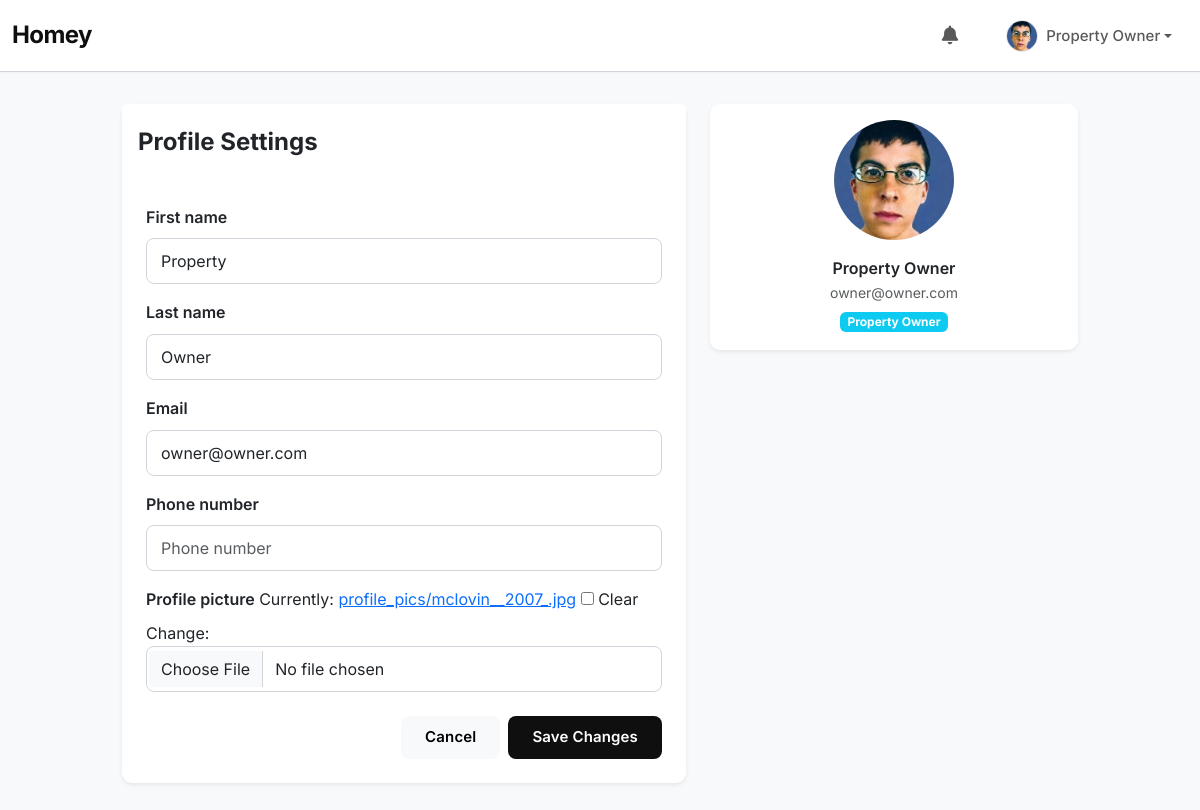
/account/profile/ (signed in), run on the app's committed database.
### accounts/models.py (models this page shows, shortened)
class User(AbstractUser):
    ROLE_CHOICES = (
        ('admin', 'Admin'),
        ('owner', 'Property Owner'),
        ('manager', 'Property Manager'),
        ('tenant', 'Tenant'),
    )
    email = models.EmailField(unique=True)
    first_name = models.CharField(max_length=150)
    last_name = models.CharField(max_length=150)
    role = models.CharField(max_length=20, choices=ROLE_CHOICES, default='tenant')
    phone_number = models.CharField(max_length=15, blank=True, null=True)
    profile_picture = models.ImageField(upload_to='profile_pics/', blank=True, null=True)
    USERNAME_FIELD = "email"
    objects = UserManager()
    REQUIRED_FIELDS = ["first_name", "last_name", "role"]
    class Meta:
        ordering = ["email"]
        verbose_name = "User"
        verbose_name_plural = "Users"
    @property
    def get_full_name(self):
        return f"{self.first_name} {self.last_name}"

### accounts/views.py (the view)
# urls.py: path('profile/', views.profile_update, name='profile_update'),
@login_required
def profile_update(request):
    user = request.user
    if request.method == "POST":
        form = UserProfileUpdateForm(request.POST, request.FILES, instance=user)
        if form.is_valid():
            form.save()
            messages.success(request, "Profile updated successfully.")
            return redirect("profile_update")
    else:
        form = UserProfileUpdateForm(instance=user)
    return render(request, "accounts/profile_update.html", {"form": form})

### accounts/forms.py
class UserProfileUpdateForm(forms.ModelForm):
    first_name = forms.CharField(
        required=True,
        widget=forms.TextInput(attrs={"class": "form-control", "placeholder": "First name"})
    )
    last_name = forms.CharField(
        required=True,
        widget=forms.TextInput(attrs={"class": "form-control", "placeholder": "Last name"})
    )
    email = forms.EmailField(
        required=True,
        widget=forms.EmailInput(attrs={"class": "form-control", "placeholder": "Email address"})
    )
    phone_number = forms.CharField(
        required=False,
        widget=forms.TextInput(attrs={"class": "form-control", "placeholder": "Phone number"})
    )
    profile_picture = forms.ImageField(
        required=False,
        widget=forms.ClearableFileInput(attrs={"class": "form-control"})
    )
    class Meta:
        model = User
        fields = ["first_name", "last_name", "email", "phone_number", "profile_picture"]

### notifications/context_processors.py (called while the page is built)
def notifications(request):
    if request.user.is_authenticated:
        cache_key = f"notifications:summary:{request.user.id}"
        data = cache.get(cache_key)
        if data is None:
            unread_count = Notification.objects.filter(user=request.user, is_read=False).count()
            recent_notifications = list(
                Notification.objects.filter(user=request.user).order_by("-created_at")[:5]
            )
            data = {
                "unread_notifications_count": unread_count,
                "recent_notifications": recent_notifications,
            }
            cache.set(cache_key, data, 60)
        return {
            "unread_notifications_count": data["unread_notifications_count"],
            "recent_notifications": data["recent_notifications"],
        }
    return {}

### templates/accounts/profile_update.html (shortened to what this page needs)
{% extends 'base.html' %}
{% block content %}
<div class="row justify-content-center">
    <div class="col-md-7 col-lg-6">
        <div class="card border-0 shadow-sm">
            <div class="card-header bg-white border-0 pt-4 pb-3">
                <h4 class="fw-bold">Profile Settings</h4>
            </div>
            <div class="card-body p-4">
                <form method="post" enctype="multipart/form-data">
                    {% for field in form %}
                        <div class="mb-3">
                            <label for="{{ field.id_for_label }}" class="form-label fw-semibold">{{ field.label }}</label>
                            {{ field }}
                        </div>
                    {% endfor %}
                    <div class="d-flex justify-content-end gap-2 mt-4">
                        <a href="{% url 'dashboard' %}" class="btn btn-light">Cancel</a>
                        <button type="submit" class="btn btn-primary">Save Changes</button>
                    </div>
                </form>
            </div>
        </div>
    </div>
    <div class="col-md-4 d-none d-md-block">
        <div class="card border-0 shadow-sm">
            <div class="card-body text-center">
                {% if user.profile_picture %}
                    <img src="{{ user.profile_picture.url }}" class="rounded-circle mb-3" width="120" height="120" alt="{{ user.get_full_name }}" style="object-fit: cover;">
                {% else %}
                    <div class="rounded-circle bg-secondary text-white d-flex justify-content-center align-items-center mx-auto mb-3" style="width: 120px; height: 120px; font-size: 2rem;">
                        {{ user.get_full_name|first|upper }}
                    </div>
                {% endif %}
                <div class="fw-semibold">{{ user.get_full_name }}</div>
                <div class="small text-muted">{{ user.email }}</div>
                <div class="small badge bg-info mt-2">{{ user.get_role_display }}</div>
            </div>
        </div>
    </div>
{% endblock %}

### templates/base.html (shortened to what this page needs)
<!DOCTYPE html>
<html lang="en">
<head>
    <link href="https://cdn.jsdelivr.net/npm/bootstrap@5.3.0/dist/css/bootstrap.min.css" rel="stylesheet">
        <link rel="stylesheet" href="https://cdnjs.cloudflare.com/ajax/libs/font-awesome/6.5.0/css/all.min.css">
</head>
<body>
    <nav class="navbar navbar-expand-md fixed-top">
        <div class="container-fluid">
            <a class="navbar-brand" href="{% url 'dashboard' %}">Homey</a>
            <div class="collapse navbar-collapse" id="navbarCollapse">
                <ul class="navbar-nav ms-auto mb-2 mb-md-0 align-items-md-center">
                    {% if user.is_authenticated %}
                        <li class="nav-item dropdown me-3">
                            <a class="nav-link dropdown-toggle hide-arrow position-relative" href="#" id="navbarDropdownNotifications" role="button" data-bs-toggle="dropdown" aria-expanded="false">
                            </a>
                        </li>
                        <li class="nav-item dropdown">
                            <a class="nav-link dropdown-toggle d-flex align-items-center" href="#" id="navbarDropdownProfile" role="button" data-bs-toggle="dropdown" aria-expanded="false">
                                {% if user.profile_picture %}
                                    <img src="{{ user.profile_picture.url }}" alt="{{ user.get_full_name }}" class="rounded-circle me-2 border" width="32" height="32" style="object-fit: cover;">
                                {% else %}
                                    <div class="rounded-circle bg-secondary text-white d-flex justify-content-center align-items-center me-2" style="width: 32px; height: 32px; font-size: 0.875rem;">
                                        {{ user.get_full_name|first|upper }}
                                    </div>
                                {% endif %}
                                <span class="d-none d-md-inline fw-medium">{{ user.get_full_name }}</span>
                            </a>
                        </li>
                    {% endif %}
                </ul>
            </div>
        </div>
    </nav>
    <main id="main-content" class="main-content">
        {% block content %}{% endblock %}
    </main>
</body>
</html>

### templates/base.html (style rules this page uses)
* { margin: 0; padding: 0; box-sizing: border-box; }
:root { --text-primary: #0f0f0f; --text-secondary: #333333; --text-muted: #6b7280; --bg-primary: #ffffff; --bg-secondary: #f8f9fa; --border: #d1d5db; --hover-bg: #e5e7eb; --active-bg: #cbd5e1; --spacing-xs: 0.5rem; --spacing-sm: 1rem; --spacing-md: 1.5rem; --spacing-lg: 2rem; --font-family: 'Inter', system-ui, -apple-system, sans-serif; --font-size-base: 16px; --line-height-base: 1.6; --transition: 180ms ease; }
body { font-family: var(--font-family); font-size: var(--font-size-base); line-height: var(--line-height-base); color: var(--text-primary); background-color: var(--bg-secondary); padding-top: 72px; -webkit-font-smoothing: antialiased; }
.navbar { background-color: var(--bg-primary) !important; border-bottom: 1px solid var(--border); box-shadow: 0 1px 3px rgba(0,0,0,0.04); height: 72px; padding: var(--spacing-sm) 0; }
.navbar-brand { font-weight: 700; font-size: 1.5rem; color: var(--text-primary) !important; letter-spacing: -0.025em; }
.nav-link { font-weight: 500; font-size: 0.9375rem; padding: 0.5rem 1rem !important; border-radius: 6px; transition: var(--transition); }
.btn { font-weight: 600; padding: 0.625rem 1.5rem; border-radius: 8px; font-size: 0.9375rem; transition: var(--transition); border: none; letter-spacing: 0.01em; }
.btn-primary { background-color: var(--text-primary); color: white; }
.card { border: 1px solid var(--border); border-radius: 10px; background: white; box-shadow: 0 1px 3px rgba(0,0,0,0.05); }
.form-control, .form-select { border: 1px solid var(--border); border-radius: 8px; padding: 0.625rem 0.875rem; }
.main-content { max-width: 1400px; margin: 0 auto; padding: var(--spacing-lg) var(--spacing-md); }
.dropdown-toggle.hide-arrow::after { display: none; }

### data on the page
User: profile_picture (picture), get_full_name "Property Owner", form "Property" "Owner" "owner@owner.com", email "owner@owner.com", role "Property Owner"

### other printed values
{{ field.label }} "First name" "Last name" "Email" "Phone number" "Profile picture"
